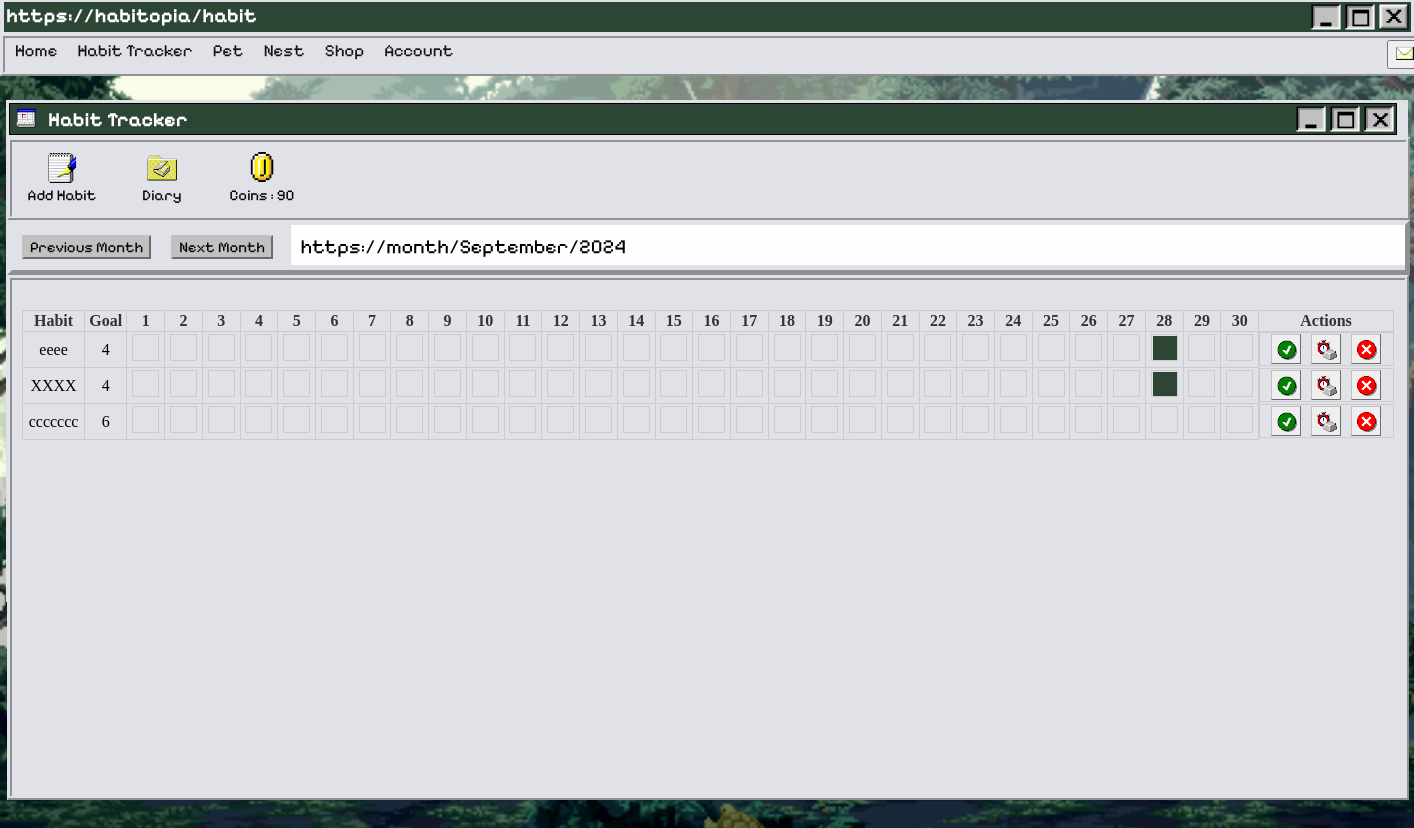
/habit (signed in), run on the app's committed database.
### home.py (models this page shows)
class UserItems(db.Model):
    user_id = db.Column(db.Integer, db.ForeignKey('user.id'), primary_key=True, nullable=False)
    coins = db.Column(db.Integer, nullable=False, default=60)
    petFood = db.Column(db.Integer, nullable=False, default=3)
    bait = db.Column(db.Integer, nullable=False, default=1)

class Habit(db.Model):
    user_id = db.Column(db.Integer, db.ForeignKey('user.id'), nullable=False)
    id = db.Column(db.Integer, primary_key=True)
    name = db.Column(db.String(100), nullable=False)
    frequency = db.Column(db.Integer, default=30)
    created_at = db.Column(db.DateTime, default=datetime.utcnow)
    repeat_days = db.Column(db.String(100), default="")

### home.py (the view)
@app.route("/habit")
@login_required
def habit():
    user_items = UserItems.query.filter_by(user_id=current_user.id).first()
    habits = Habit.query.filter_by(user_id=current_user.id).all()
    selected_month = request.args.get('month', datetime.now().strftime('%Y-%m'))
    month_start = datetime.strptime(selected_month, '%Y-%m').date()
    month_end = (month_start + relativedelta(months=1)) - timedelta(days=1)
    habit_logs = HabitLog.query.filter(HabitLog.habit_id.in_([habit.id for habit in habits]),
                                       HabitLog.date.between(month_start, month_end)).all()
    habit_logs_dict = {(log.habit_id, log.date.strftime('%Y-%m-%d')): log for log in habit_logs}
    diary_entries = DiaryEntry.query.filter_by(user_id=current_user.id).all()
    notifications = Notification.query.filter_by(user_id=current_user.id).all()
    return render_template('habit.html', habits=habits, selected_month=selected_month, month_start=month_start,
                            month_end=month_end, habit_logs=habit_logs_dict, datetime=datetime, timedelta=timedelta,
                            relativedelta=relativedelta, diary_entries=diary_entries, notifications=notifications, user_items=user_items)

### home.py (called while the page is built)
@login_manager.user_loader
def load_user(user_id):
    return User.query.get(int(user_id))

### templates/habit.html (shortened to what this page needs)
{% extends "base.html" %}
{% block css %} <link rel="stylesheet" href="/static/styles/HabitStyles.css" > {% endblock %}
{% block heading %}https://habitopia/habit{% endblock %}
{% block content %}
<div id="wrap">
    <div class="topbox2">
        <ul>
            <li><img src="/static/styles/assets/calendar-3.png" width=20px class="topboxtext2"></li>
            <li><h5 class="topboxtext2">Habit Tracker</h5></li>
        </ul>
        <ul>
            <li><img src="/static/styles/assets/exit-active.png" class="icon"></li>
            <li><img src="/static/styles/assets/window-active.png" class="icon"></li>
            <li><img src="/static/styles/assets/minimise-active.png" class="icon"></li>
        </ul>
    </div>
    <div class="nav2">
        <ul>
            <li><button id="openModalBtn" onclick="openModal()" class="iconbutton"><img src="/static/styles/assets/write_wordpad-1.png" class="icon2"><p class="icontext">Add Habit</p></button></li>
            <li><a href="{{ url_for('diary') }}"><button class="iconbutton"><img src="/static/styles/assets/directory_business_calendar-2.png" class="icon2"><p class="icontext">Diary</p></button></a></li>
            <li class="iconbutton"><img src="/static/styles/assets/coin.png" class="icon2"><p class="icontext">Coins : {{ user_items.coins }}</p></li>
        </ul>
    </div>
    {% if habits %}
        <div class="callendarrow">
            <ul>
                <div class="callendarnav">
                    <li><a href="{{ url_for('habit', month=(month_start - relativedelta(months=1)).strftime('%Y-%m')) }}"><button class="callendarbutton">Previous Month</button></a></li>
                    <li><a href="{{ url_for('habit', month=(month_start + relativedelta(months=1)).strftime('%Y-%m')) }}"><button class="callendarbutton">Next Month</button></a></li>
                </div>
                <div class="month">
                    <li><span>https://month/{{month_start.strftime('%B')}}/{{month_start.strftime('%Y')}}</span></li>
                </div>
            </ul>
        </div>
        <div class="wrap2">
            <div class="habit-calendar">
                <div>
                    <table>
                        <tr>
                            <th>Habit</th>
                            <th>Goal</th>
                                {% for day in range(1, (month_start + relativedelta(months=1) - timedelta(days=1)).day + 1) %}
                                    <th>{{ day }}</th>
                                {% endfor %}
                            <th>Actions</th>
                        </tr>
                        {% for habit in habits %}
                            <tr>
                                <div class="checkbox-calendar">
                                    <td>{{ habit.name }}</td>
                                    <td>{{ habit.frequency }}</td>
                                    {% for day in range(1, (month_start + relativedelta(months=1) - timedelta(days=1)).day + 1) %}
                                    {% set date = selected_month + '-%02d' % day %}
                                    <td>
                                        <div class="calendar-box">
                                            {% set log = habit_logs.get((habit.id, date)) %}
                                            {% if log and log.checked %}
                                                <div class="checked"> </div>
                                            {% endif %}
                                        </div>
                                    </td>
                                    {% endfor %}
                                    <td class="actionbox">
                                        <form action="{{ url_for('complete_habit', habit_id=habit.id) }}" method="POST" class="complete_button">
                                            <button type="submit" class="delete"><img src="/static/styles/assets/trust0-0.png" width="20px"></button>
                                        </form>
                                        <form action="{{ url_for('undo_complete', habit_id=habit.id) }}" method="POST" class="undo_button">
                                            <button type="submit" class="delete"><img src="/static/styles/assets/accessibility_stopwatch.png" width="20px"></button>
                                        </form>
                                        <form action="{{ url_for('delete', habit_id=habit.id) }}" method="POST" class="delete_button">
                                            <button type="submit" class="delete"><img src="/static/styles/assets/msg_error-0.png" width="20px"></button>
                                        </form>
                                    </td>
                                </div>
                            </tr>
                        {% endfor %}
                    </table>
            </div>
        </div>
    {% else %}
        <div class="wrap2">
            <p>No habits! Click [Add Habit] to add a habit!</p>
        </div>
    {% endif %}
</div>
{% endblock %}

### static/styles/HabitStyles.css (style rules this page uses)
.body { background-image: url("/static/styles/assets/animatedbackground.gif") ; background-repeat: no-repeat; background-size: cover ; background-attachment: fixed; background-position: center; height: 100vh; width: 100%; margin: 0; padding: 0; overflow: scroll; overflow-x: hidden; }
.icon { width: 30px; float:right; margin:2px; vertical-align: baseline; }
ul { list-style-type: none; margin: 0; padding: 0; }
#wrap { width: 1400px; height: 500px; margin: 100px auto; background: #e0e2e7 ; padding: 1px; }
.wrap2 { width: 98%; height: 99%; padding: 10px; background-color: #e0e2e7; overflow-y: scroll; overflow-x: hidden; border: 5px ridge #e0e2e7; }
.topbox2 { background-color: #2d4535; height: 30px; margin: 2px 2px; width: 99%; border: 1px solid black; }
.topboxtext2 { float: left; color: #FFFFFF; margin: 4px 6px; text-align: left; font-family: "Pixelify Sans", sans-serif ; font-size: 20px; vertical-align: baseline; }
.nav2 { background-color: #e0e2e7 ; border: 5px ridge #e0e2e7; width:99.5%; margin: auto; overflow: hidden; top: 33px; }
.nav2 li { float: left; text-align: center; }
.iconbutton { width: 100px; background-color: #e0e2e7; border: hidden; }
.icon2 { width: 30px; margin: 10px 10px 0px; }
.icontext { font-family: "Pixelify Sans", sans-serif ; color: black; font-size: 15px; vertical-align: baseline; margin: 0px 0px 10px 0px; padding: 0; }
.callendarrow li { float: left; }
.callendarrow { background-color: #e0e2e7 ; width:99.5%; height: 45px; margin: auto; overflow: hidden; top: 33px; border: 5px outset #e0e2e7; }
.callendarbutton { border: 2px outset #c1c1c1; background-color: #c1c1c1; font-family: "Pixelify Sans", sans-serif ; margin: 10px 10px; font-size: 15px; }
.month { background-color: #fefefe; height: 40px; width: 80%; float: right; }
.month li { margin: 10px 10px; font-size: 20px; font-family: "Pixelify Sans", sans-serif ; }
.complete_button, .undo_button, .delete_button { position: relative; display: inline-block; }
.delete { width: 30px; height: 30px; padding: 5px; border: 1px outset #c1c1c1; cursor: pointer; display: inline-block; position: relative; }
.actionbox { display: flex; gap: 10px; justify-content: center; align-items: center; white-space: nowrap; }
table { width: 100%; border-collapse: collapse; margin-top: 20px; }
th, td { border: 1px solid #ccc; padding: 1px; text-align: center; }
th { background-color: #e0e2e7; color: #333; }
.checkbox-calendar { display: flex; flex-wrap: wrap; }
.calendar-box { width: 25px; height: 25px; display: inline-block; border: 1px solid #ccc; margin: 1px; cursor: pointer; }
.checked { background-color: #2d4535; height: 24px; width: 24px; margin: 1px; }

### data on the page
UserItems: coins "90"
Habit: name "eeee", frequency "4"
Habit: name "XXXX", frequency "4"
Habit: name "ccccccc", frequency "6"

### other printed values
{{ month_start.strftime('%B') }} "September"
{{ month_start.strftime('%Y') }} "2024"
{{ day }} "1" "2" "3" "4" "5" "6" "7" "8" "9" "10" "11" "12" "13" "14" "15" "16" "17" "18" "19" "20" "21" "22" "23" "24" "25" "26" "27" "28" "29" "30"
